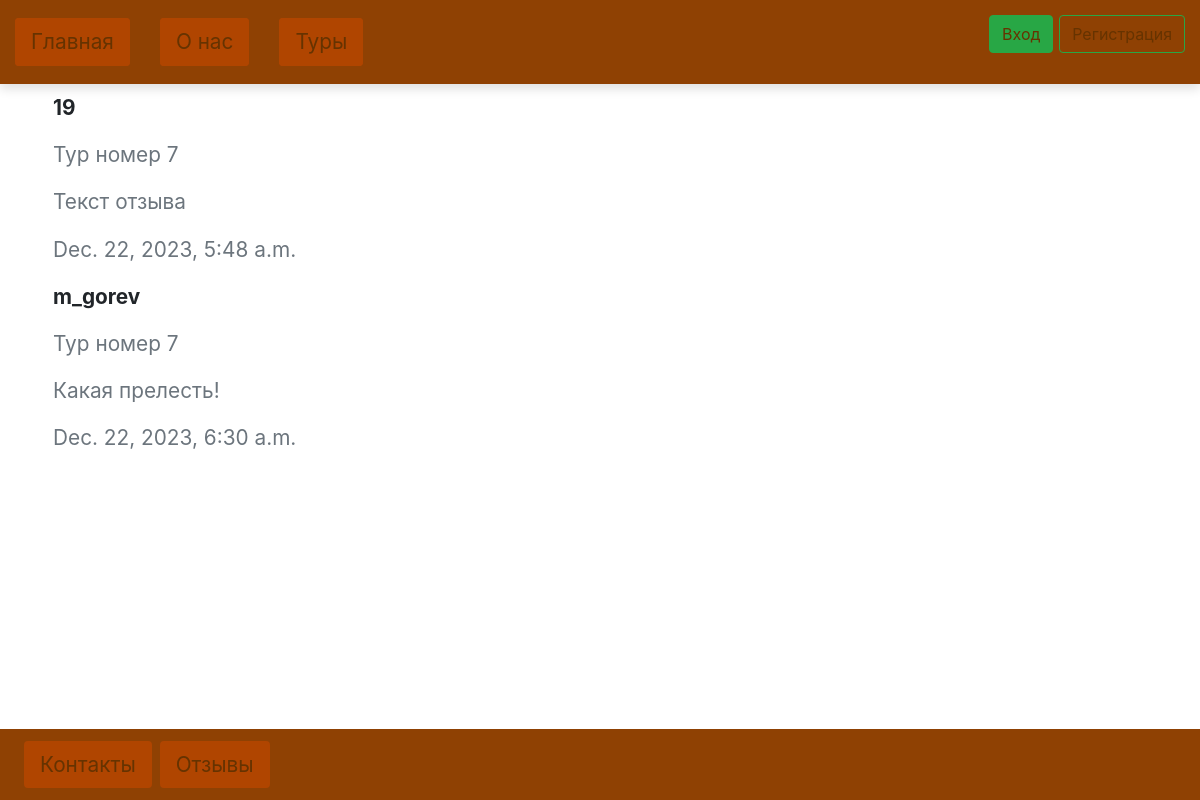
Page /reports/ on the earlier database version.
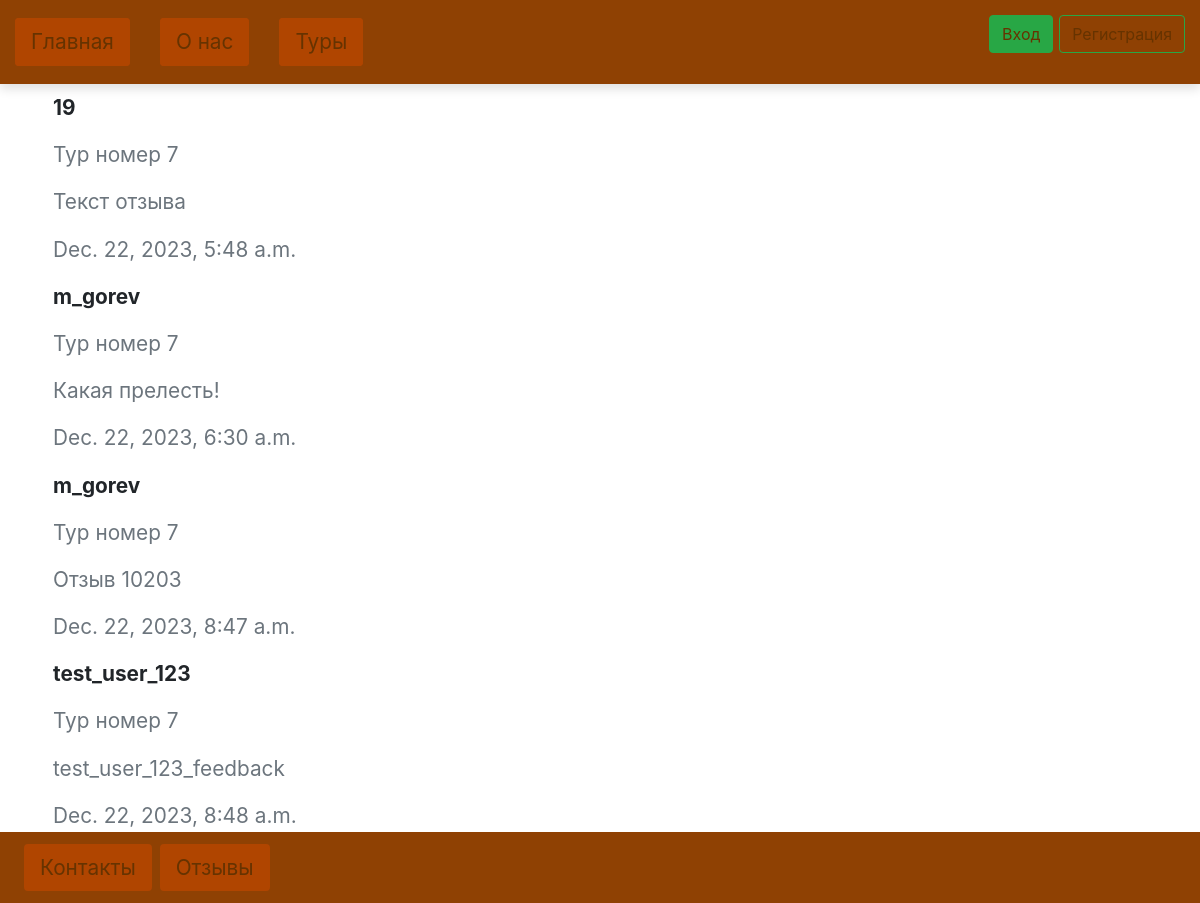
Same page on the later database version.
### reportsPage/models.py (models this page shows, shortened)
class Feedback(models.Model):
    username = models.CharField('Имя пользователя', max_length=255, default='Имя')
    text = models.TextField('Текст отзыва', max_length=30000, default='Текст отзыва')
    tour = models.ForeignKey(Tour, on_delete=models.CASCADE, default=None, related_name='Тур')
    time = models.DateTimeField(auto_now_add=True)

### toursPage/models.py (models this page shows)
class Tour(models.Model):
    tour_id = models.IntegerField('ID тура', default=0)
    tour_name = models.CharField('Tour name', max_length=255, default='Название тура')
    duration = models.IntegerField('Длительность тура', default=0)
    number_of_tourists = models.IntegerField('Количество человек в группе', default=0)
    is_available_for_children = models.BooleanField('Подходит для детей', default=True)
    price = models.IntegerField('Стоимость', default=0)
    cat = models.ForeignKey('Category', on_delete=models.PROTECT, null=True)
    def __str__(self):
        return self.tour_name

### reportsPage/views.py (the view)
# urls.py: path('reports/', reportsPage.views.feedback_form),
def feedback_form(request):
    reports = Feedback.objects.all()
    if request.method == 'POST':
        form = FeedbackForm(request.POST)
        if form.is_valid():
            form.save()
    else:
        form = FeedbackForm()
    data = {
        'form': form,
        'reports': reports,
    }
    return render(request, 'reports.html', data)

### templates/reports.html (shortened to what this page needs)
{% extends 'layout.html' %}
{% load crispy_forms_filters %}
{% load crispy_forms_tags %}
    {% block content %}
        <div class="container w-100 p-2">
            {% for el in reports %}
            	<div class="w-100 mb-2">
                    <p class="text-black-50 font-weight-bold">{{ el.username }}</p>
                </div>
                <div class="w-100 mb-2">
                    <p class="text-muted">{{ el.tour }}</p>
                </div>
                <div class="w-100 mb-2">
                    <p class="text-muted">{{ el.text }}</p>
                </div>
                <div class="w-100 mb-2">
                    <p class="text-muted">{{ el.time }}</p>
                </div>
            {% endfor %}
        </div>
    {% endblock %}

Differences in the rows shown:
added Feedback: username "m_gorev", tour "Тур номер 7", text "Отзыв 10203", time "Dec. 22, 2023, 8:47 a.m."
added Feedback: username "test_user_123", tour "Тур номер 7", text "test_user_123_feedback", time "Dec. 22, 2023, 8:48 a.m."
